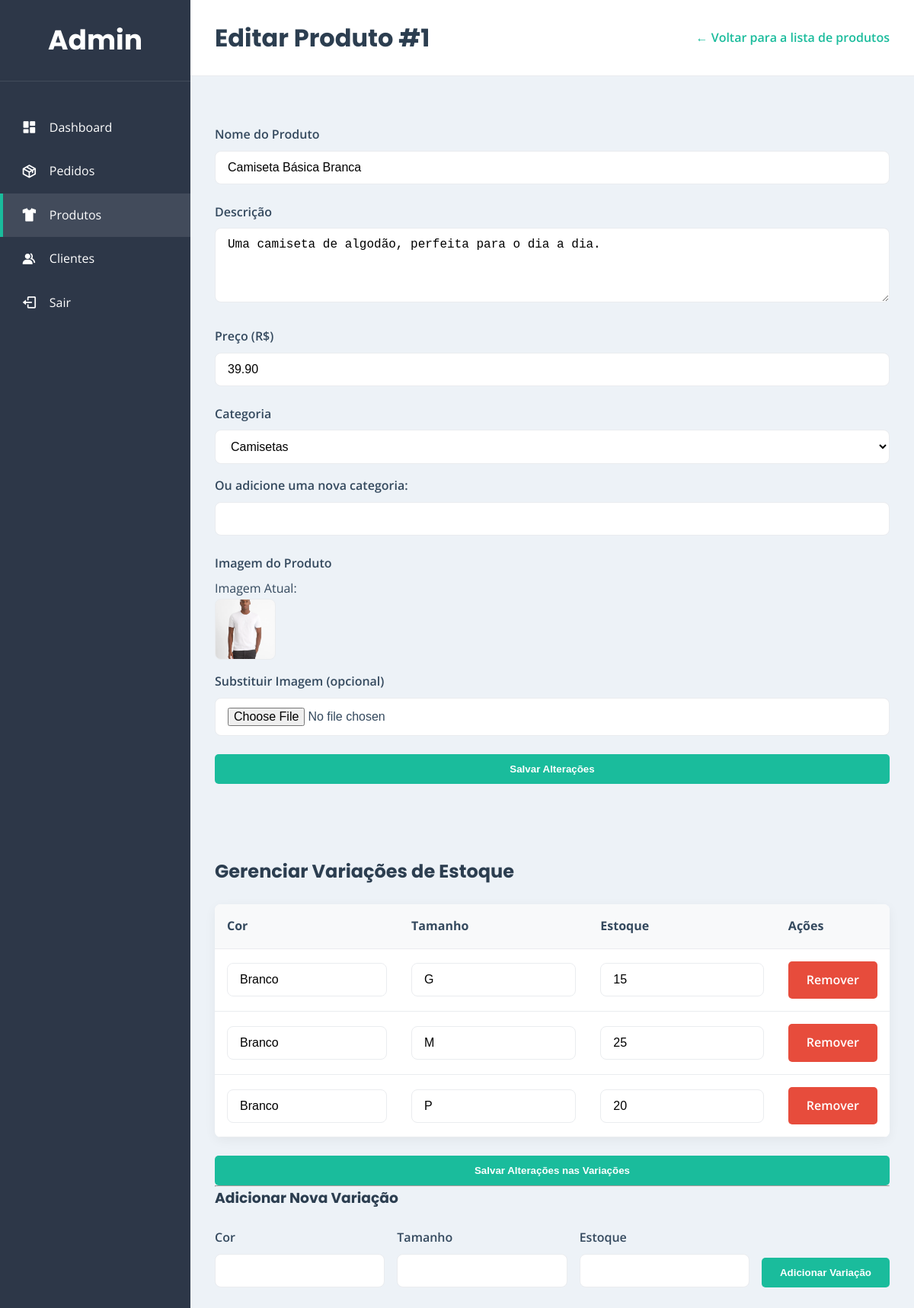
The app's page /administrador/admin.php?view=edit_produto&id=1 (signed in) with its own data.
### tables this page shows
CREATE TABLE `produtos` (
  `id` int(11) NOT NULL,
  `nome` varchar(255) NOT NULL,
  `descricao` text DEFAULT NULL,
  `preco` decimal(10,2) NOT NULL,
  `categoria` varchar(100) NOT NULL,
  `imagem_url` varchar(255) DEFAULT NULL
);

CREATE TABLE `variacoes` (
  `id` int(11) NOT NULL,
  `produto_id` int(11) NOT NULL,
  `cor` varchar(50) NOT NULL,
  `tamanho` varchar(10) NOT NULL,
  `estoque` int(11) NOT NULL
);

### administrador/views/admin_view_edit_produto.php (the view, shortened to what this page needs)
<?php
$produto_id = (int)$_GET['id'];
$stmt = mysqli_prepare($conn, "SELECT * FROM produtos WHERE id = ?");
mysqli_stmt_bind_param($stmt, "i", $produto_id);
mysqli_stmt_execute($stmt);
$result = mysqli_stmt_get_result($stmt);
$produto = mysqli_fetch_assoc($result);
$sql_categorias = "SELECT DISTINCT categoria FROM produtos ORDER BY categoria ASC";
$result_categorias = mysqli_query($conn, $sql_categorias);
$sql_variacoes = "SELECT * FROM variacoes WHERE produto_id = ? ORDER BY cor, tamanho";
$stmt_variacoes = mysqli_prepare($conn, $sql_variacoes);
mysqli_stmt_bind_param($stmt_variacoes, "i", $produto_id);
mysqli_stmt_execute($stmt_variacoes);
$result_variacoes = mysqli_stmt_get_result($stmt_variacoes);
?>
<header class="admin-main-header">
    <h1>Editar Produto #<?php echo $produto['id']; ?></h1>
    <a href="admin.php?view=produtos" class="back-link">&larr; Voltar para a lista de produtos</a>
</header>
<div class="admin-content-panel">
    <form action="admin_produto_handler.php" method="POST" enctype="multipart/form-data">
        <div class="form-group">
            <label for="nome">Nome do Produto</label>
            <input type="text" id="nome" name="nome" class="form-control" value="<?php echo htmlspecialchars($produto['nome']); ?>" required>
        </div>
        <div class="form-group">
            <label for="descricao">Descrição</label>
            <textarea id="descricao" name="descricao" class="form-control" rows="4" required><?php echo htmlspecialchars($produto['descricao']); ?></textarea>
        </div>
        <div class="form-group">
            <label for="preco">Preço (R$)</label>
            <input type="number" id="preco" name="preco" class="form-control" step="0.01" min="0" value="<?php echo htmlspecialchars($produto['preco']); ?>" required>
        </div>
        <div class="form-group">
            <label for="categoria">Categoria</label>
            <select id="categoria" name="categoria" class="form-control">
                <?php
                mysqli_data_seek($result_categorias, 0);
                while($cat = mysqli_fetch_assoc($result_categorias)) {
                    $is_selected = ($produto['categoria'] === $cat['categoria']) ? 'selected' : '';
                    echo "<option value='" . htmlspecialchars($cat['categoria']) . "' $is_selected>" . htmlspecialchars(ucfirst(strtolower($cat['categoria']))) . "</option>";
                }
                ?>
            </select>
            <label for="nova_categoria" class="mt-md">Ou adicione uma nova categoria:</label>
            <input type="text" id="nova_categoria" name="nova_categoria" class="form-control">
        </div>
        <div class="form-group">
            <label for="imagem">Imagem do Produto</label>
            <?php if (!empty($produto['imagem_url'])): ?>
                <p>Imagem Atual: <img src="../imagens/<?php echo htmlspecialchars($produto['imagem_url']); ?>" alt="Imagem atual" class="admin-product-preview mb-md"></p>
            <?php endif; ?>
            <label for="imagem">Substituir Imagem (opcional)</label>
            <input type="file" id="imagem" name="imagem" class="form-control" accept="image/*">
        </div>
        <button type="submit" class="btn btn--primary btn-block">Salvar Alterações</button>
    </form>
</div>
<div class="admin-content-panel mt-xl">
    <h2 class="mb-lg">Gerenciar Variações de Estoque</h2>
    <form action="admin_produto_handler.php" method="POST">
        <table class="admin-table">
            <thead>
                <tr>
                    <th>Cor</th>
                    <th>Tamanho</th>
                    <th>Estoque</th>
                    <th>Ações</th>
                </tr>
            </thead>
            <tbody>
                <?php if (mysqli_num_rows($result_variacoes) > 0): ?>
                    <?php mysqli_data_seek($result_variacoes, 0);  ?>
                    <?php while($variacao = mysqli_fetch_assoc($result_variacoes)): ?>
                    <tr>
                        <td>
                            <input type="text" name="variacoes[<?php echo $variacao['id']; ?>][cor]" class="form-control" value="<?php echo htmlspecialchars($variacao['cor']); ?>" required>
                        </td>
                        <td>
                            <input type="text" name="variacoes[<?php echo $variacao['id']; ?>][tamanho]" class="form-control" value="<?php echo htmlspecialchars($variacao['tamanho']); ?>" required>
                        </td>
                        <td>
                            <input type="number" name="variacoes[<?php echo $variacao['id']; ?>][estoque]" class="form-control" value="<?php echo $variacao['estoque']; ?>" min="0" required>
                        </td>
                        <td>
                            <a href="admin_produto_handler.php?action=delete_variation&id=<?php echo $variacao['id']; ?>&produto_id=<?php echo $produto_id; ?>" class="btn btn--danger" onclick="return confirm('Tem certeza que deseja remover esta variação?');">Remover</a>
                        </td>
                    </tr>
                    <?php endwhile; ?>
                <?php else: ?>
                    <tr>
                        <td colspan="4" class="text-center">Nenhuma variação cadastrada para este produto.</td>
                    </tr>
                <?php endif; ?>
            </tbody>
        </table>
        <?php if (mysqli_num_rows($result_variacoes) > 0): ?>
            <button type="submit" class="btn btn--primary btn-block mt-lg">Salvar Alterações nas Variações</button>
        <?php endif; ?>
    </form>
    <hr>
    <h3 class="mb-lg">Adicionar Nova Variação</h3>
    <form action="admin_produto_handler.php" method="POST">
        <div class="form-group-inline">
            <div class="form-group">
                <label for="cor">Cor</label>
                <input type="text" id="cor" name="cor" class="form-control" required>
            </div>
            <div class="form-group">
                <label for="tamanho">Tamanho</label>
                <input type="text" id="tamanho" name="tamanho" class="form-control" required>
            </div>
            <div class="form-group">
                <label for="estoque">Estoque</label>
                <input type="number" id="estoque" name="estoque" class="form-control" min="0" required>
            </div>
            <button type="submit" class="btn btn--primary">Adicionar Variação</button>
        </div>
    </form>
</div>

### style.css (style rules this page uses)
:root { --color-primary: #2C3E50; --color-secondary: #34495E; --color-accent: #1ABC9C; --color-accent-hover: #16a085; --color-background: #F8F9FA; --color-surface: #FFFFFF; --color-border: #EAECEF; --color-error: #e74c3c; --color-admin-bg: #EDF2F7; --color-admin-sidebar: #2d3748; --font-primary: 'Poppins', sans-serif; --font-secondary: 'Open Sans', sans-serif; --spacing-xs: 0.5rem; --spacing-sm: 0.75rem; --spacing-md: 1rem; --spacing-lg: 1.5rem; --spacing-xl: 2rem; --spacing-2xl: 3rem; --header-height: 80px; --border-radius: 8px; --shadow-sm: 0 4px 15px rgba(0, 0, 0, 0.05); --shadow-md: 0 8px 20px rgba(0,0,0,0.1); --transition-smooth: all 0.3s ease-in-out; }
* { margin: 0; padding: 0; box-sizing: border-box; }
body { font-family: var(--font-secondary); background-color: var(--color-background); color: var(--color-secondary); line-height: 1.6; }
h1, h2, h3, h4, h5, h6 { font-family: var(--font-primary); color: var(--color-primary); font-weight: 700; }
a { text-decoration: none; color: var(--color-accent); transition: var(--transition-smooth); }
img { max-width: 100%; height: auto; display: block; }
.btn-block { display: block; width: 100%; text-align: center; }
.btn { display: inline-block; padding: var(--spacing-sm) var(--spacing-lg); font-weight: 600; border-radius: 5px; cursor: pointer; border: none; transition: var(--transition-smooth); white-space: nowrap; }
.btn--primary { background-color: var(--color-accent); color: var(--color-surface); }
.btn--danger { background-color: var(--color-error); color: var(--color-surface); }
.form-group { margin-bottom: var(--spacing-lg); }
.form-group label { display: block; font-weight: 600; margin-bottom: var(--spacing-xs); color: var(--color-secondary); }
.form-control, .form-group input, .form-group select, .form-group textarea { width: 100%; padding: var(--spacing-sm) var(--spacing-md); border: 1px solid var(--color-border); border-radius: var(--border-radius); font-size: 1rem; background-color: var(--color-surface); transition: var(--transition-smooth); }
.mt-md { margin-top: var(--spacing-md); }
.mt-lg { margin-top: var(--spacing-lg); }
.mt-xl { margin-top: var(--spacing-xl); }
.mb-md { margin-bottom: var(--spacing-md); }
.mb-lg { margin-bottom: var(--spacing-lg); }
.admin-main-header { background-color: var(--color-surface); padding: var(--spacing-lg) var(--spacing-xl); border-bottom: 1px solid var(--color-border); margin-bottom: var(--spacing-xl); display: flex; justify-content: space-between; align-items: center; }
.admin-main-header .back-link { font-weight: 600; }
.admin-content-panel { padding: var(--spacing-xl); }
.admin-table { width: 100%; border-collapse: collapse; background-color: var(--color-surface); box-shadow: var(--shadow-sm); border-radius: var(--border-radius); overflow: hidden; }
.admin-table th, .admin-table td { padding: var(--spacing-md); text-align: left; border-bottom: 1px solid var(--color-border); vertical-align: middle; }
.admin-table th { background-color: var(--color-background); }
.admin-product-preview { width: 80px; height: 80px; object-fit: cover; border-radius: var(--border-radius); border: 1px solid var(--color-border); }
.form-group-inline { display: flex; gap: var(--spacing-md); align-items: flex-end; }
.form-group-inline .form-group { flex-grow: 1; margin-bottom: 0; }

### records on screen
produtos: id "1", nome "Camiseta Básica Branca", descricao "Uma camiseta de algodão, perfeita para o dia a dia.", preco "39.90", imagem_url (picture)
variacoes: cor "Branco", tamanho "G", estoque "15"
variacoes: cor "Branco", tamanho "M", estoque "25"
variacoes: cor "Branco", tamanho "P", estoque "20"

### other values on screen
form field categoria "Camisetas"
